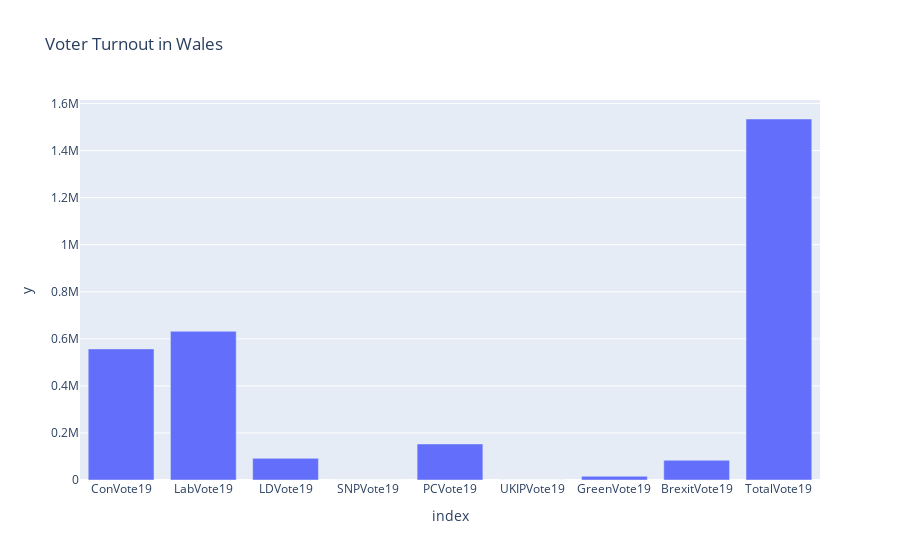
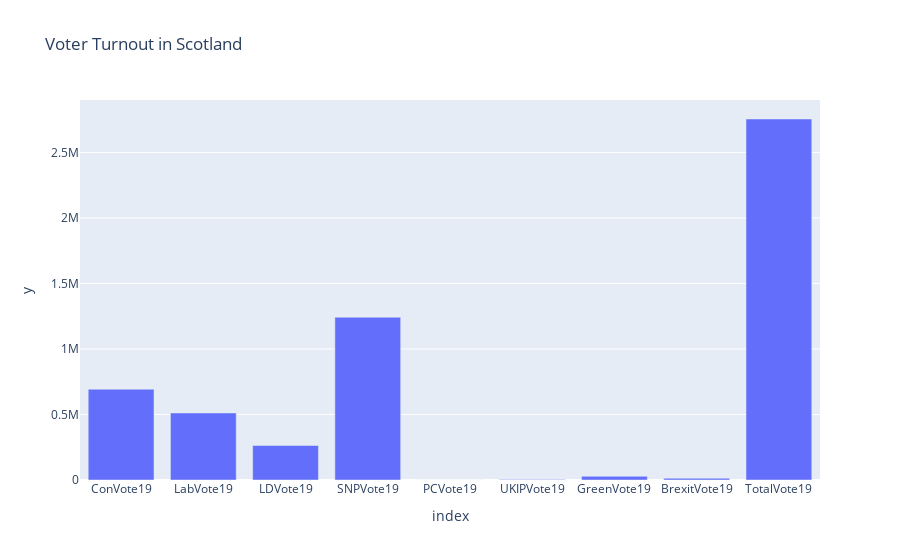
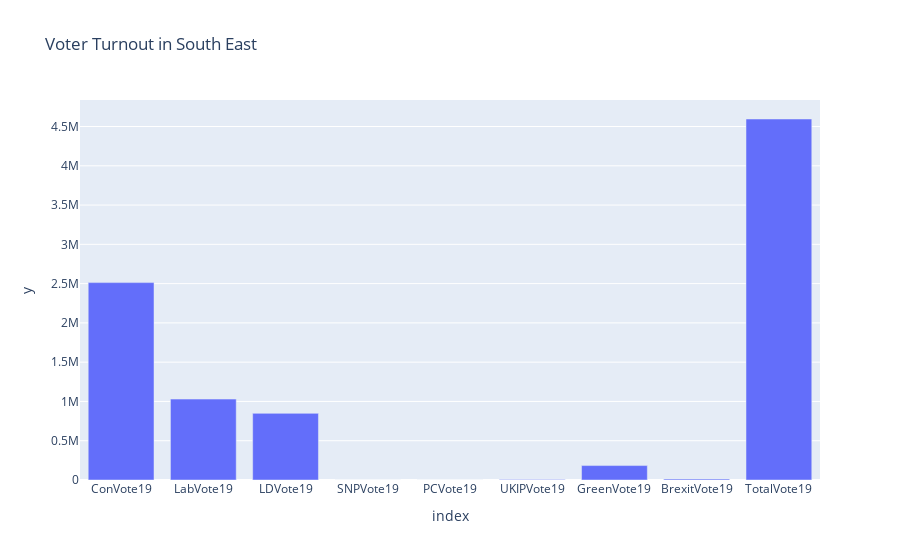
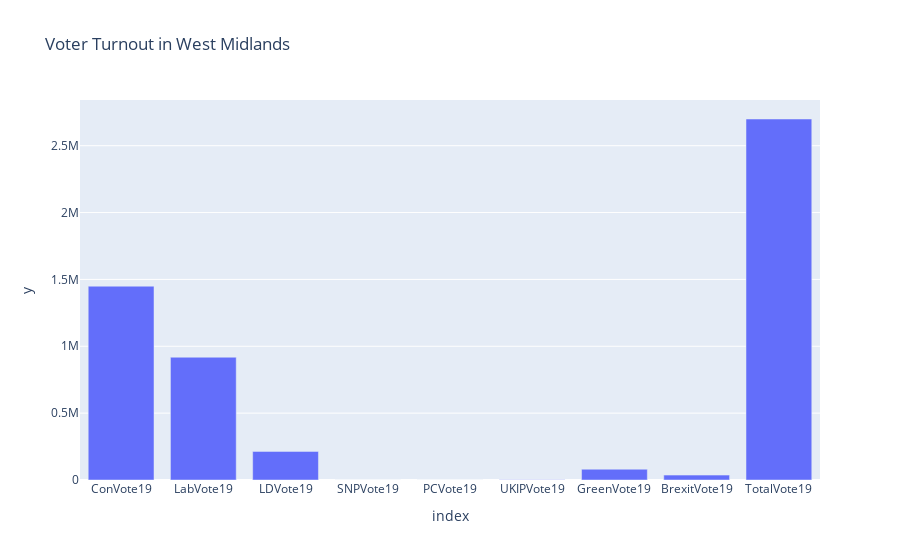

The notebook cell these images were saved under, in order:
### Code cell
regions = df['region'].unique()

# Create and save a bar plot for each region
for region in regions:
    region_data = df[df['region'] == region]
    # Sum up all votes for each category
    summed_data = region_data[party_columns + ['TotalVote19']].sum()
    fig = px.bar(summed_data, x=summed_data.index, y=summed_data.values, title=f'Voter Turnout in {region}')

    # Show the plot (in development) or save it to file

    fig.show()  # Uncomment this during development to see the plot

### Figure 1 — Plotly figure (JSON) as saved in the notebook; plotly's stock layout.template omitted (floating-point values rounded to 4 significant figures)
{"data": [{"alignmentgroup": "True", "hovertemplate": "index=%{x}<br>y=%{y}<extra></extra>", "legendgroup": "", "marker": {"color": "#636efa", "pattern": {"shape": ""}}, "name": "", "offsetgroup": "", "orientation": "v", "showlegend": false, "textposition": "auto", "type": "bar", "x": ["ConVote19", "LabVote19", "LDVote19", "SNPVote19", "PCVote19", "UKIPVote19", "GreenVote19", "BrexitVote19", "TotalVote19"], "xaxis": "x", "y": [557234, 632035, 92171, 0, 153265, 0, 15828, 83908, 1534441], "yaxis": "y"}], "layout": {"barmode": "relative", "legend": {"tracegroupgap": 0}, "title": {"text": "Voter Turnout in Wales"}, "xaxis": {"anchor": "y", "domain": [0, 1], "title": {"text": "index"}}, "yaxis": {"anchor": "x", "domain": [0, 1], "title": {"text": "y"}}}}

### Figure 2 — Plotly figure (JSON) as saved in the notebook; plotly's stock layout.template omitted (floating-point values rounded to 4 significant figures)
{"data": [{"alignmentgroup": "True", "hovertemplate": "index=%{x}<br>y=%{y}<extra></extra>", "legendgroup": "", "marker": {"color": "#636efa", "pattern": {"shape": ""}}, "name": "", "offsetgroup": "", "orientation": "v", "showlegend": false, "textposition": "auto", "type": "bar", "x": ["ConVote19", "LabVote19", "LDVote19", "SNPVote19", "PCVote19", "UKIPVote19", "GreenVote19", "BrexitVote19", "TotalVote19"], "xaxis": "x", "y": [692939, 511838, 263417, 1242380, 0, 3303, 28122, 13243, 2755242], "yaxis": "y"}], "layout": {"barmode": "relative", "legend": {"tracegroupgap": 0}, "title": {"text": "Voter Turnout in Scotland"}, "xaxis": {"anchor": "y", "domain": [0, 1], "title": {"text": "index"}}, "yaxis": {"anchor": "x", "domain": [0, 1], "title": {"text": "y"}}}}

### Figure 3 — Plotly figure (JSON) as saved in the notebook; plotly's stock layout.template omitted (floating-point values rounded to 4 significant figures)
{"data": [{"alignmentgroup": "True", "hovertemplate": "index=%{x}<br>y=%{y}<extra></extra>", "legendgroup": "", "marker": {"color": "#636efa", "pattern": {"shape": ""}}, "name": "", "offsetgroup": "", "orientation": "v", "showlegend": false, "textposition": "auto", "type": "bar", "x": ["ConVote19", "LabVote19", "LDVote19", "SNPVote19", "PCVote19", "UKIPVote19", "GreenVote19", "BrexitVote19", "TotalVote19"], "xaxis": "x", "y": [2512869, 1029966, 848382, 0, 0, 7807, 183724, 12868, 4595616], "yaxis": "y"}], "layout": {"barmode": "relative", "legend": {"tracegroupgap": 0}, "title": {"text": "Voter Turnout in South East"}, "xaxis": {"anchor": "y", "domain": [0, 1], "title": {"text": "index"}}, "yaxis": {"anchor": "x", "domain": [0, 1], "title": {"text": "y"}}}}

### Figure 4 — Plotly figure (JSON) as saved in the notebook; plotly's stock layout.template omitted (floating-point values rounded to 4 significant figures)
{"data": [{"alignmentgroup": "True", "hovertemplate": "index=%{x}<br>y=%{y}<extra></extra>", "legendgroup": "", "marker": {"color": "#636efa", "pattern": {"shape": ""}}, "name": "", "offsetgroup": "", "orientation": "v", "showlegend": false, "textposition": "auto", "type": "bar", "x": ["ConVote19", "LabVote19", "LDVote19", "SNPVote19", "PCVote19", "UKIPVote19", "GreenVote19", "BrexitVote19", "TotalVote19"], "xaxis": "x", "y": [1449289, 918123, 213903, 0, 0, 1068, 80556, 36646, 2699585], "yaxis": "y"}], "layout": {"barmode": "relative", "legend": {"tracegroupgap": 0}, "title": {"text": "Voter Turnout in West Midlands"}, "xaxis": {"anchor": "y", "domain": [0, 1], "title": {"text": "index"}}, "yaxis": {"anchor": "x", "domain": [0, 1], "title": {"text": "y"}}}}
